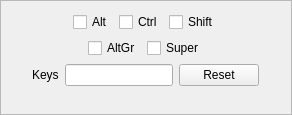
<?xml version="1.0" encoding="UTF-8"?>
<ui version="4.0">
 <class>SendKeys</class>
 <widget class="QFrame" name="SendKeys">
  <property name="geometry">
   <rect>
    <x>0</x>
    <y>0</y>
    <width>292</width>
    <height>115</height>
   </rect>
  </property>
  <property name="sizePolicy">
   <sizepolicy hsizetype="Minimum" vsizetype="Minimum">
    <horstretch>0</horstretch>
    <verstretch>0</verstretch>
   </sizepolicy>
  </property>
  <property name="windowTitle">
   <string>Frame</string>
  </property>
  <property name="frameShape">
   <enum>QFrame::StyledPanel</enum>
  </property>
  <property name="frameShadow">
   <enum>QFrame::Raised</enum>
  </property>
  <layout class="QGridLayout" name="gridLayout">
   <item row="0" column="0">
    <layout class="QHBoxLayout" name="horizontalLayout">
     <item>
      <spacer name="horizontalSpacer_4">
       <property name="orientation">
        <enum>Qt::Horizontal</enum>
       </property>
       <property name="sizeHint" stdset="0">
        <size>
         <width>40</width>
         <height>20</height>
        </size>
       </property>
      </spacer>
     </item>
     <item>
      <widget class="QCheckBox" name="altBox">
       <property name="text">
        <string>Alt</string>
       </property>
      </widget>
     </item>
     <item>
      <widget class="QCheckBox" name="ctrlBox">
       <property name="text">
        <string>Ctrl</string>
       </property>
      </widget>
     </item>
     <item>
      <widget class="QCheckBox" name="shiftBox">
       <property name="text">
        <string>Shift</string>
       </property>
      </widget>
     </item>
     <item>
      <spacer name="horizontalSpacer_3">
       <property name="orientation">
        <enum>Qt::Horizontal</enum>
       </property>
       <property name="sizeHint" stdset="0">
        <size>
         <width>40</width>
         <height>20</height>
        </size>
       </property>
      </spacer>
     </item>
    </layout>
   </item>
   <item row="1" column="0">
    <layout class="QHBoxLayout" name="horizontalLayout_2">
     <item>
      <spacer name="horizontalSpacer_2">
       <property name="orientation">
        <enum>Qt::Horizontal</enum>
       </property>
       <property name="sizeHint" stdset="0">
        <size>
         <width>40</width>
         <height>20</height>
        </size>
       </property>
      </spacer>
     </item>
     <item>
      <widget class="QCheckBox" name="altGrBox">
       <property name="sizePolicy">
        <sizepolicy hsizetype="Minimum" vsizetype="Fixed">
         <horstretch>0</horstretch>
         <verstretch>0</verstretch>
        </sizepolicy>
       </property>
       <property name="text">
        <string>AltGr</string>
       </property>
      </widget>
     </item>
     <item>
      <widget class="QCheckBox" name="superBox">
       <property name="sizePolicy">
        <sizepolicy hsizetype="Minimum" vsizetype="Fixed">
         <horstretch>0</horstretch>
         <verstretch>0</verstretch>
        </sizepolicy>
       </property>
       <property name="text">
        <string>Super</string>
       </property>
      </widget>
     </item>
     <item>
      <spacer name="horizontalSpacer">
       <property name="orientation">
        <enum>Qt::Horizontal</enum>
       </property>
       <property name="sizeHint" stdset="0">
        <size>
         <width>40</width>
         <height>20</height>
        </size>
       </property>
      </spacer>
     </item>
    </layout>
   </item>
   <item row="2" column="0">
    <layout class="QHBoxLayout" name="horizontalLayout_3">
     <item>
      <spacer name="horizontalSpacer_5">
       <property name="orientation">
        <enum>Qt::Horizontal</enum>
       </property>
       <property name="sizeHint" stdset="0">
        <size>
         <width>40</width>
         <height>20</height>
        </size>
       </property>
      </spacer>
     </item>
     <item>
      <widget class="QLabel" name="label">
       <property name="text">
        <string>Keys</string>
       </property>
      </widget>
     </item>
     <item>
      <widget class="KeyLineEdit" name="keyBox">
       <property name="enabled">
        <bool>true</bool>
       </property>
       <property name="sizePolicy">
        <sizepolicy hsizetype="Minimum" vsizetype="Fixed">
         <horstretch>0</horstretch>
         <verstretch>0</verstretch>
        </sizepolicy>
       </property>
       <property name="focusPolicy">
        <enum>Qt::StrongFocus</enum>
       </property>
       <property name="readOnly">
        <bool>false</bool>
       </property>
      </widget>
     </item>
     <item>
      <widget class="QPushButton" name="pushButton">
       <property name="text">
        <string>Reset</string>
       </property>
      </widget>
     </item>
     <item>
      <spacer name="horizontalSpacer_6">
       <property name="orientation">
        <enum>Qt::Horizontal</enum>
       </property>
       <property name="sizeHint" stdset="0">
        <size>
         <width>40</width>
         <height>20</height>
        </size>
       </property>
      </spacer>
     </item>
    </layout>
   </item>
   <item row="3" column="0">
    <spacer name="verticalSpacer">
     <property name="orientation">
      <enum>Qt::Vertical</enum>
     </property>
     <property name="sizeHint" stdset="0">
      <size>
       <width>20</width>
       <height>0</height>
      </size>
     </property>
    </spacer>
   </item>
  </layout>
 </widget>
 <customwidgets>
  <customwidget>
   <class>KeyLineEdit</class>
   <extends>QLineEdit</extends>
   <header location="global">keylineedit.h</header>
   <slots>
    <signal>keyCatched(QString)</signal>
   </slots>
  </customwidget>
 </customwidgets>
 <resources/>
 <connections/>
</ui>
